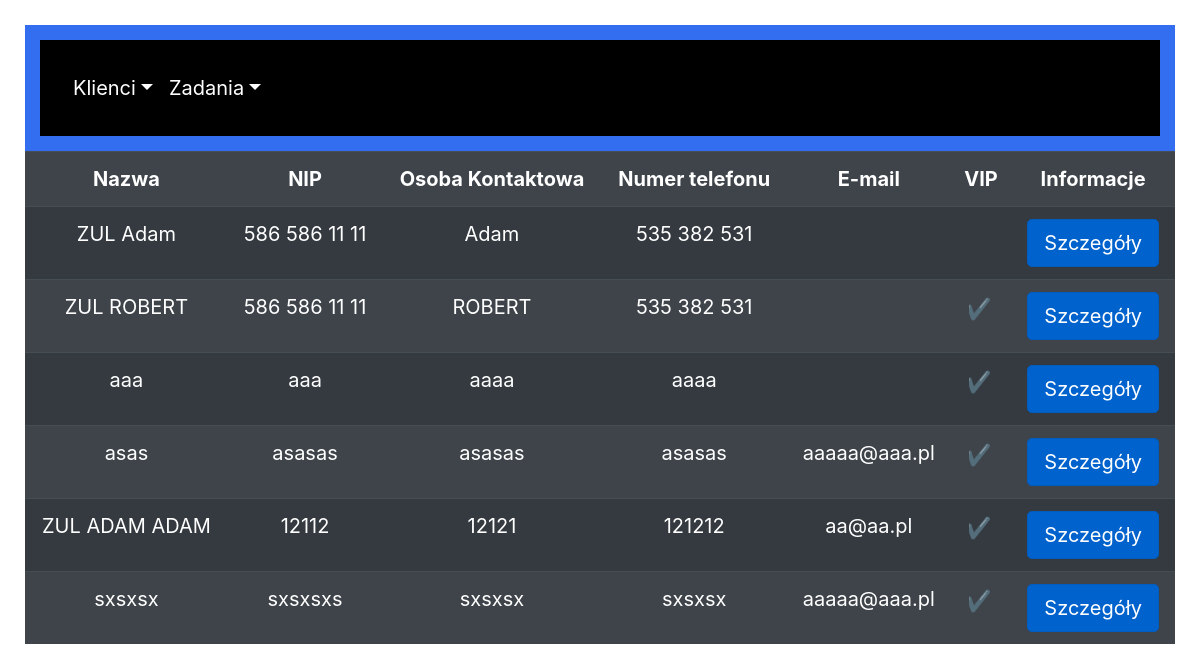
/, run on an earlier commit of the app's database.
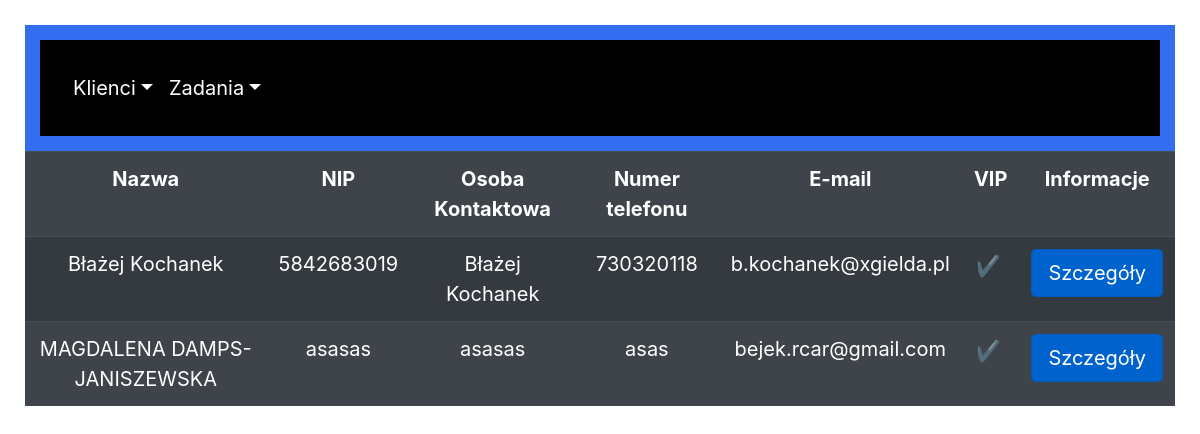
And on a later commit of the database.
### crm/models.py (models this page shows, shortened)
class Client(models.Model):
    name = models.CharField(max_length=200, verbose_name='Nazwa')
    vat_number = models.CharField(max_length=13, verbose_name='NIP')
    contact_person = models.CharField(max_length=30, verbose_name='Osoba kontaktowa')
    phone_number = models.CharField(max_length=11, verbose_name='Numer telefonu')
    e_mail = models.EmailField(blank=True, verbose_name='Adres e-mail')
    comments = models.CharField(max_length=500, blank=True, verbose_name='Komentarz')
    vip = models.BooleanField()
    date = models.DateTimeField(default=timezone.now)

### crm/views.py (the view)
# urls.py: path('', views.AllClientView.as_view(), name='clients'),
class AllClientView(ListView):
    model = Client
    context_object_name = 'clients'
    ordering = ['-date']

### crm/templates/crm/client_list.html (shortened to what this page needs)
{% extends "crm/base.html" %}
{% load static %}
{% block content %}
<div class="container-fluid">
    <div class="row">
      <table class="table table-dark table-striped">
          <tr>
              <th>Nazwa</th>
              <th>NIP</th>
              <th>Osoba Kontaktowa</th>
              <th>Numer telefonu</th>
              <th>E-mail</th>
              <th>VIP</th>
              <th>Informacje</th>
          </tr>
          <tr>
          {% for client in clients %}
              <td> {{ client.name }} </td>
              <td>  {{ client.vat_number }} </td>
              <td>  {{ client.contact_person }} </td>
              <td> {{ client.phone_number }} </td>
              <td> {{ client.e_mail }} </td>
              <td> {% if client.vip %}
                        <img src="{% static 'images/success.svg' %}", width="25" height="25">
                   {% endif %}
              </td>
              <td><a href="{% url 'crm:client_details' client.id %}" class="btn btn-primary btn-lg active" role="button" aria-pressed="true">Szczegóły</a></td>
          </tr>
          {% endfor %}
      </table>
    </div>
</div>
{% endblock %}

What changed in the data, as far as the page shows it:
removed Client: name "ZUL Adam", vat_number "586 586 11 11", contact_person "Adam", phone_number "535 382 531"
removed Client: name "ZUL ROBERT", vat_number "586 586 11 11", contact_person "ROBERT", phone_number "535 382 531", vip True (drawn)
removed Client: name "aaa", vat_number "aaa", contact_person "aaaa", phone_number "aaaa", vip True (drawn)
removed Client: name "asas", vat_number "asasas", contact_person "asasas", phone_number "asasas", e_mail "aaaaa@aaa.pl", vip True (drawn)
removed Client: name "ZUL ADAM ADAM", vat_number "12112", contact_person "12121", phone_number "121212", e_mail "aa@aa.pl", vip True (drawn)
removed Client: name "sxsxsx", vat_number "sxsxsxs", contact_person "sxsxsx", phone_number "sxsxsx", e_mail "aaaaa@aaa.pl", vip True (drawn)
added Client: name "Błażej Kochanek", vat_number "5842683019", contact_person "Błażej Kochanek", phone_number "730320118", e_mail "b.kochanek@xgielda.pl", vip True (drawn)
added Client: name "MAGDALENA DAMPS-JANISZEWSKA", vat_number "asasas", contact_person "asasas", phone_number "asas", e_mail "bejek.rcar@gmail.com", vip True (drawn)
